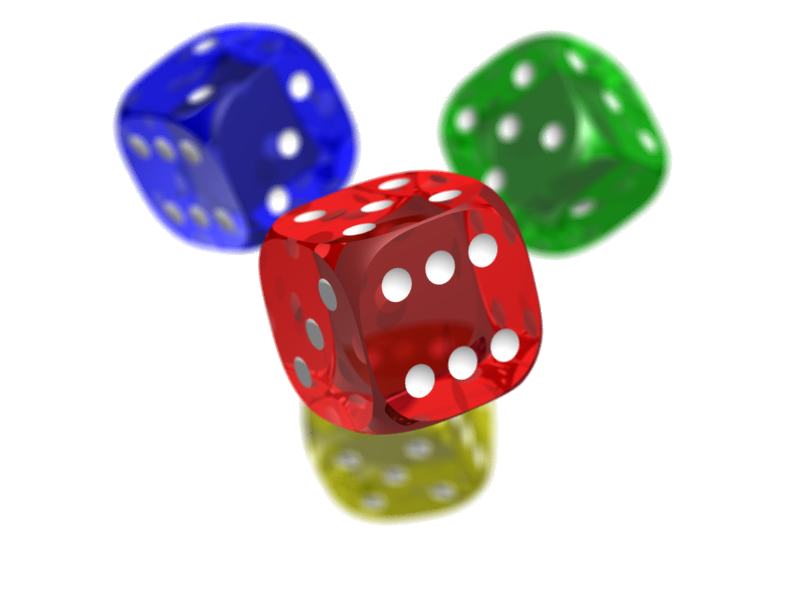
#> input picture w1_1/h1.png, 800 x 600 px
$ python bt4.py
#> lines starting #> are read from the running program, lines starting #| are printed output that depends on the picture
import cv2

# read color image and resize
img = cv2.imread('h1.png',cv2.IMREAD_COLOR )
#> img is the input picture: shape (600, 800, 3); mean B, G, R 204.2, 202.8, 211

img_resize = cv2.resize(img,(256,256))
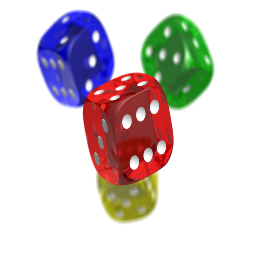
#> img_resize: shape (256, 256, 3); mean B, G, R 204.1, 202.8, 211

cv2.imshow('img',img_resize)
cv2.waitKey(0)
cv2.destroyAllWindows()

cv2.imwrite('img_resize.jpg',img_resize)


# read grayscale image and resize
img_gray = cv2.imread('gray_img.jpg' )
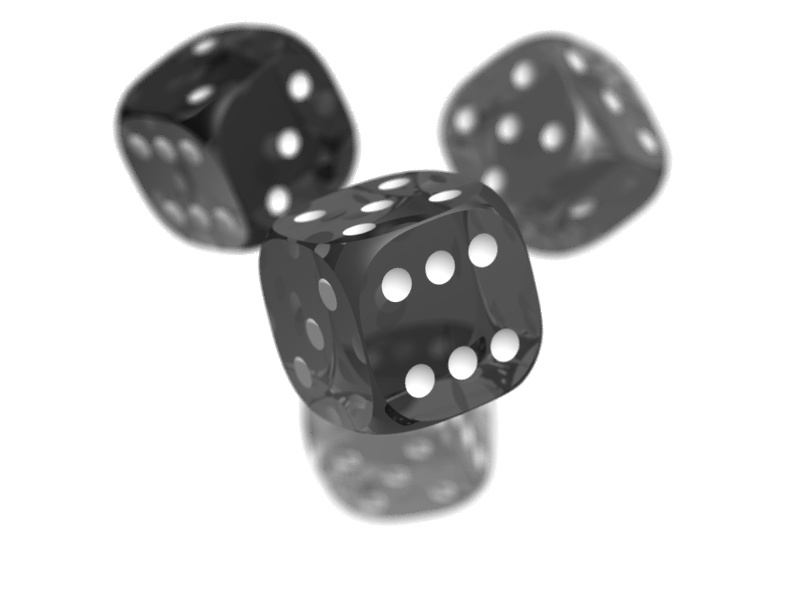
#> input picture w1_1/gray_img.jpg, 800 x 600 px
#> img_gray is the input picture: shape (600, 800, 3); min 15, max 255, mean 205.4

img_gray_resize = cv2.resize(img_gray,(256,256))
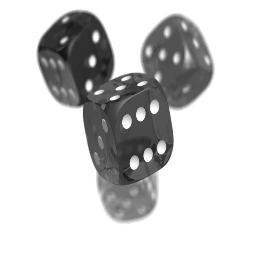
#> img_gray_resize: shape (256, 256, 3); min 18, max 255, mean 205.4

cv2.imshow('img',img_gray_resize)
cv2.waitKey(0)
cv2.destroyAllWindows()

cv2.imwrite('img_gray_resize_resize.jpg',img_gray_resize)
